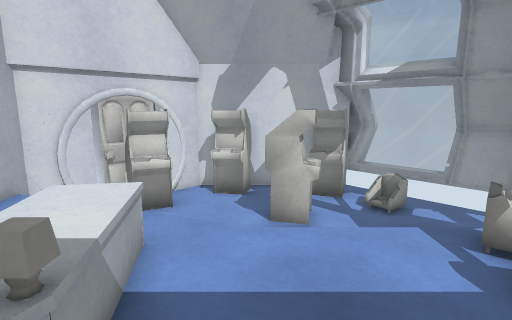
view 1 (above)

16 first-person views from a walk through a scene from a Unity 3-D project. The camera is 1.3 m above the floor, tilts 10° down and sees 80° across. The floor is counted in squares, 0.5 m on a side. Each view is taken from the middle of a square. On the plan, view 1 faces up. The plan holds only what a view shows up to about 20 squares ahead; the rest is blank. The place goes on beyond the plan. Some animated figures are left out. Door leaves are left out, so doorways stand open. Surface patterns are stand-ins for the level's own textures.

view 2
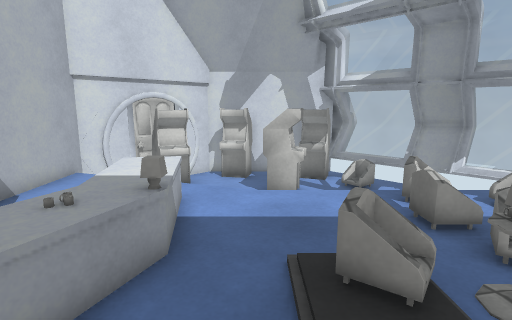

view 3
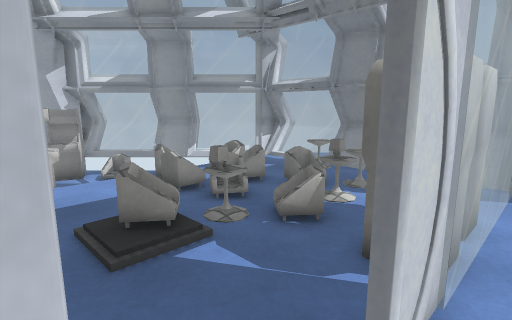

view 4
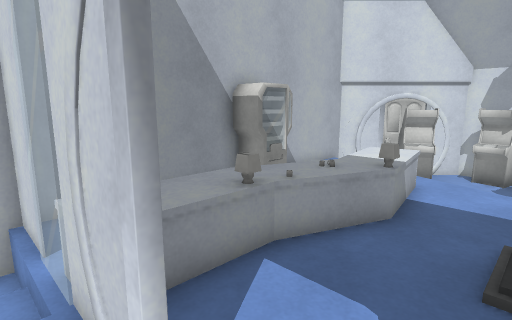

view 5
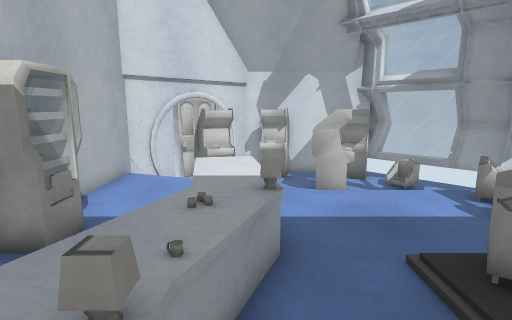

view 6
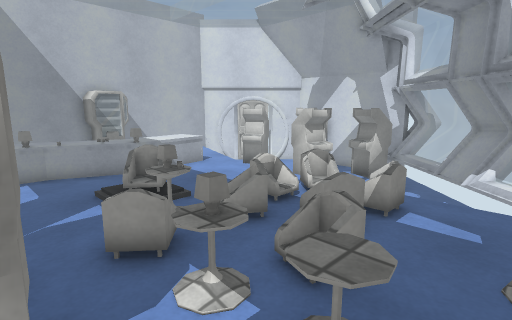

view 7
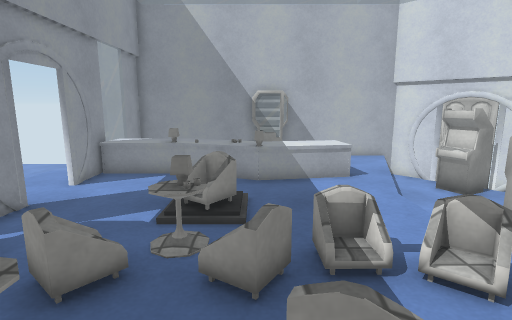

view 8
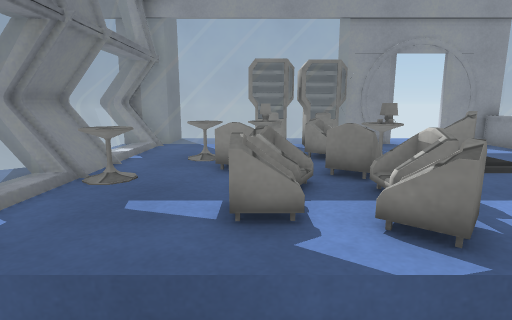

view 9
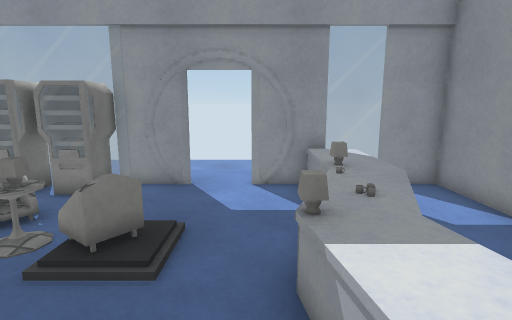

view 10
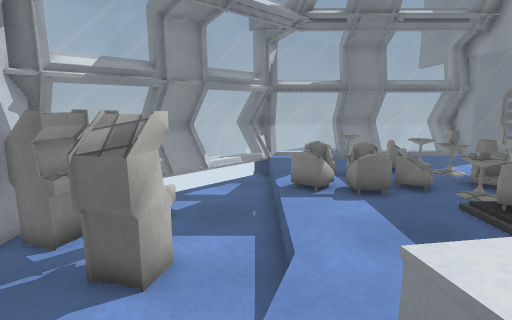

view 11
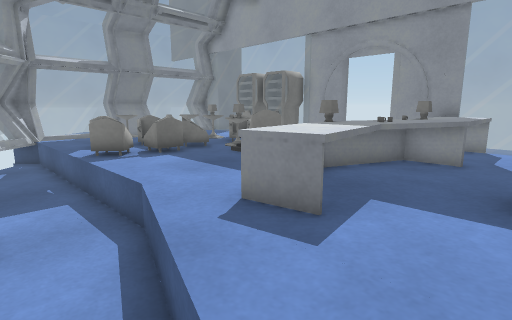

view 12
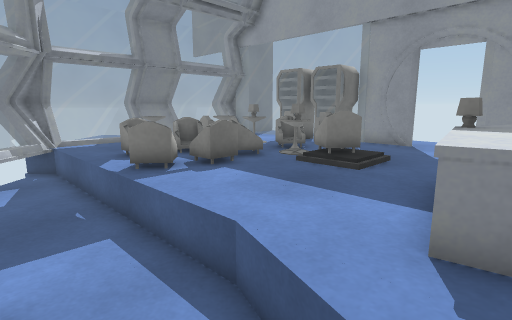

view 13
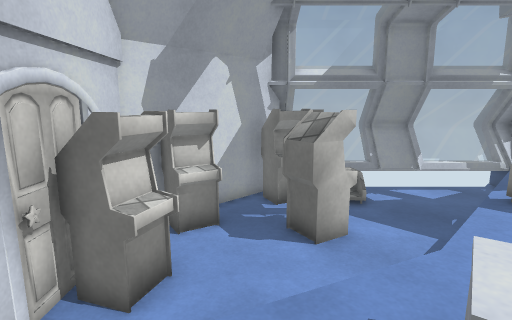

view 14
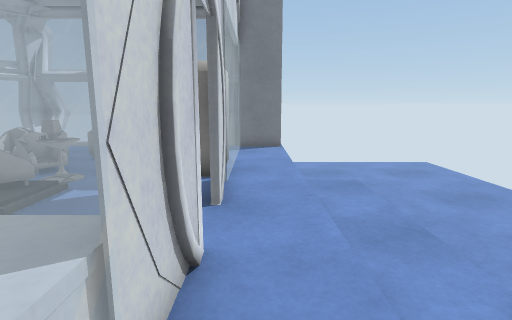

view 15
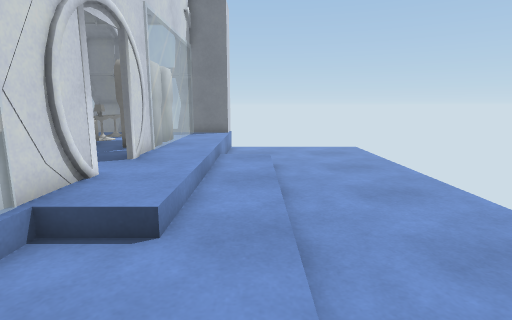

view 16
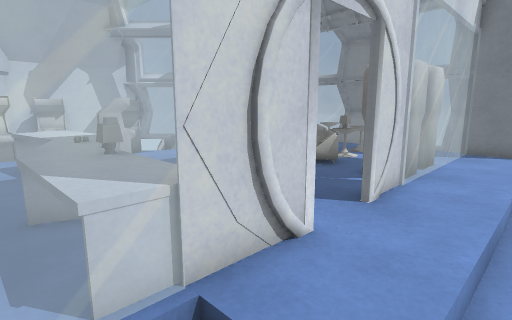

### Floor plan
Key: @ floor where view 1 was taken; # wall or solid block; . main floor; : floor 0.25 m higher than the main floor; + floor 0.5 m higher than the main floor; / step, stairs or slope; D open door; = window, fence, low wall or low ledge; L lamp; T table; O other object.
Columns run from 9 left of view 1 to 12 right of it. Each row starts with its distance up from view 1.
 14       #########=
 13      ##OOO OO##==
 12     ###OOO.OOO##=#
 11    ##OO....... ==##
 10   ##.OO...OO....#=#=
  9   =......OOO.....#===
  8   =+//............===#
  7   =++++//..........###
  6   =++++/+++++////+++##
  5   =++OOO+++++O/+/+++#
  4   =O++OO+++++/+/O+++#
  3   =O++OO+++++/+/O++T#
  2   =O++OL+++++/O+/++T#
  1   =++OOO++O TT++/O++#
  0   =++OOO+@//TT+TLTT+#
 -1   =++OL+++++++OTLTT+#
 -2   =++OO+++++++++++++#
 -3   =++OO++++++OOOO+++#
 -4   ##==##DDD##=======#
 -5   #.::++++++++++++++##
 -6   # ::++++++++++++++##
 -7     :::::::::::. ....
 -8  .  :::::::::::. ....
 -9     .................
-10 ..  .................
-11 ..  .................
-12      ................
-13      ................
-14      ................

Where each view was taken, in squares from view 1:
view 1: 0 up, 0 right, facing up
view 2: 3 down, 0 right, facing up
view 3: 5 down, 1 left, facing up-right
view 4: 5 down, 1 right, facing up-left
view 5: 3 down, 2 left, facing up
view 6: 3 down, 10 right, facing up-left
view 7: 2 up, 9 right, facing left
view 8: 9 up, 7 right, facing down
view 9: 6 up, 1 left, facing down
view 10: 7 up, 5 left, facing right
view 11: 9 up, 6 left, facing down-right
view 12: 9 up, 3 left, facing down-right
view 13: 5 up, 6 left, facing up-right
view 14: 5 down, 5 left, facing right
view 15: 8 down, 8 left, facing right
view 16: 7 down, 5 left, facing up-right
